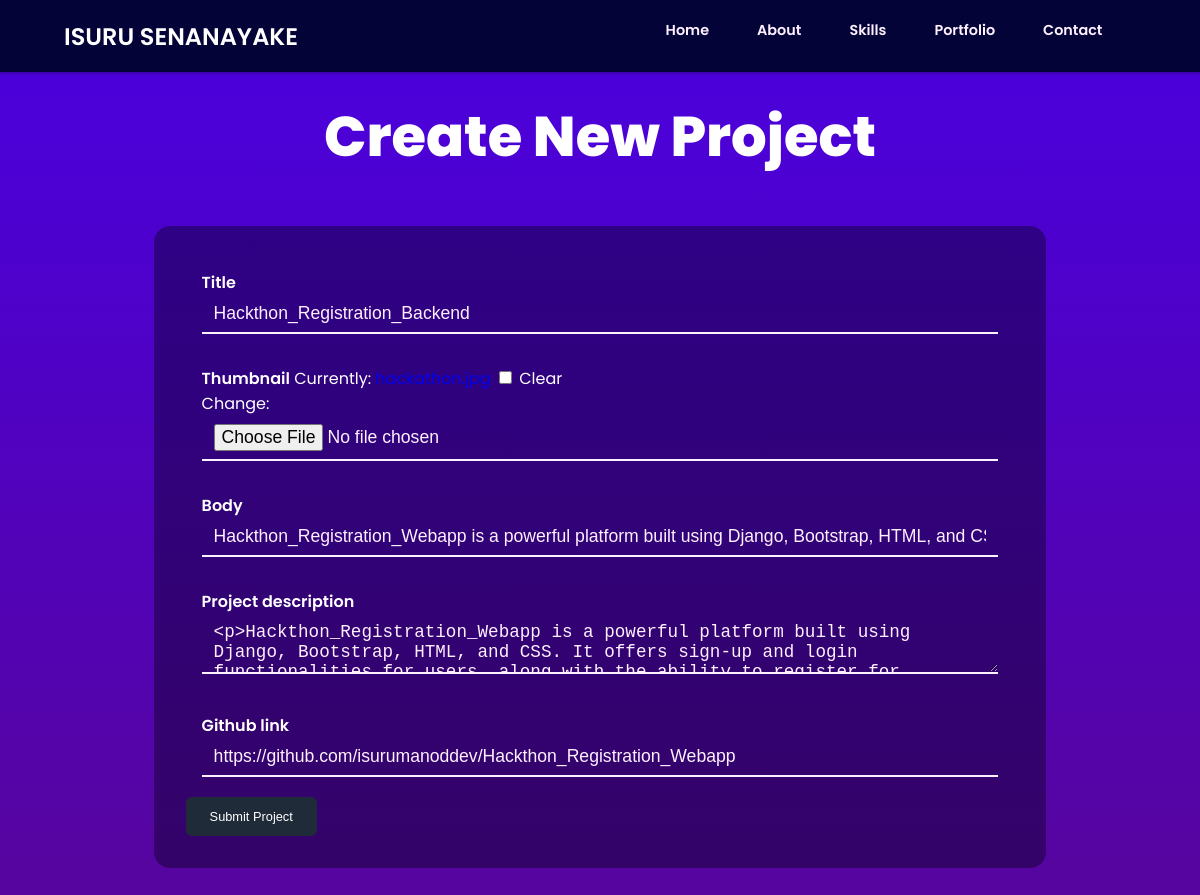
/edit_project/4/, run on an earlier commit of the app's database.
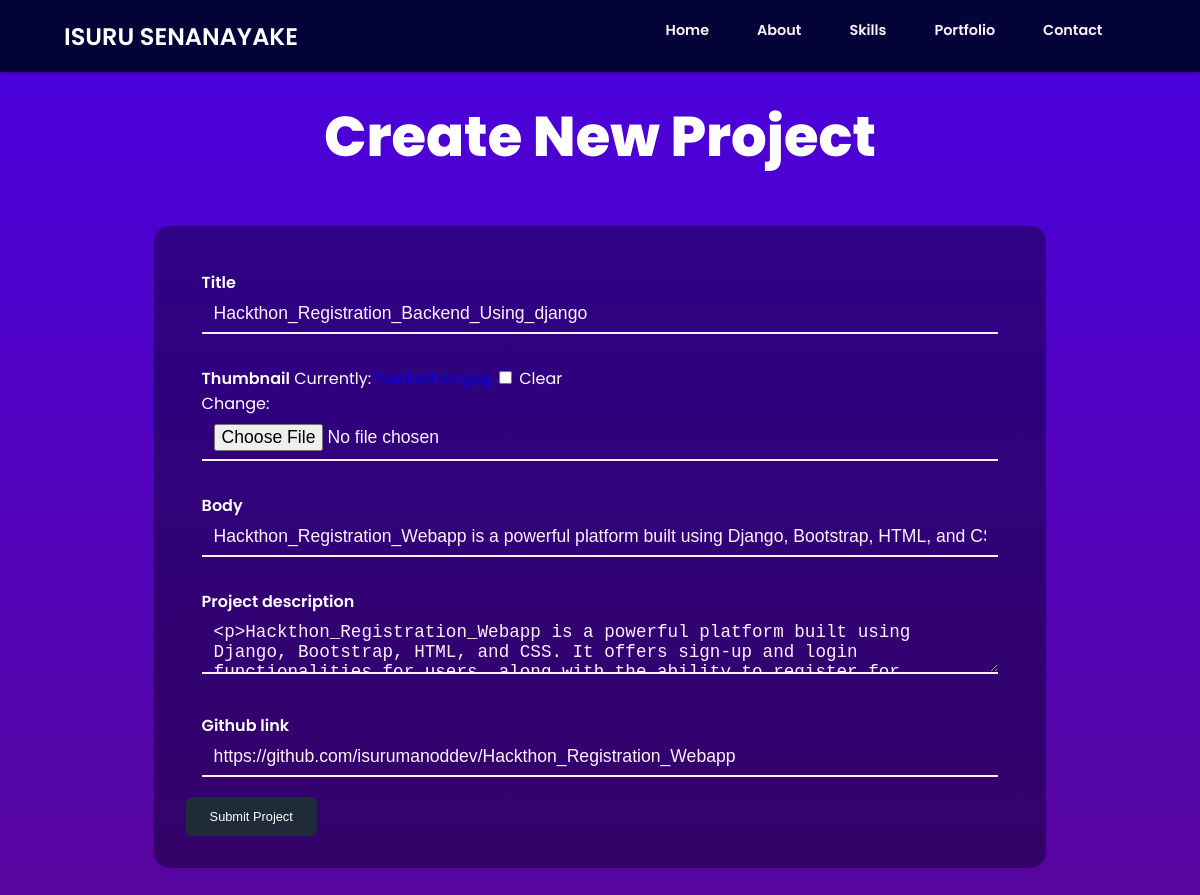
And on a later commit of the database.
### portfolio/models.py (models this page shows, shortened)
class Projects(models.Model):
    title = models.CharField(max_length=200)
    thumbnail = models.ImageField(null=True,blank=True)
    body = models.CharField(max_length=200,null=True)
    project_description = RichTextField(null=True)
    created = models.DateTimeField(auto_now_add=True)
    github_link = models.URLField(null=True,blank=True)

### portfolio/views.py (the view)
# urls.py: path('edit_project/<str:pk>/', views.edit_project, name="edit-project"),
def edit_project(request, pk):
    project = Projects.objects.get(id=pk)
    form = ProjectForm(instance=project)
    if request.method == "POST":
        form = ProjectForm(request.POST, request.FILES, instance=project)
        if form.is_valid():
            form.save()
            return redirect("home")
    context = {"form": form}
    return render(request, "project_form.html", context)

### portfolio/forms.py
class ProjectForm(ModelForm):
    class Meta:
        model = Projects
        fields = ["title","thumbnail","body","project_description","github_link"]
    def __init__(self, *args, **kwargs):
        super(ProjectForm,self).__init__(*args,**kwargs)
        self.fields["title"].widget.attrs.update({'class':'input'})
        self.fields["body"].widget.attrs.update({'class':'input'})
        self.fields["thumbnail"].widget.attrs.update({'class':'input'})
        self.fields["project_description"].widget.attrs.update({'class':'textarea'})
        self.fields["github_link"].widget.attrs.update({'class':'input'})

### templates/project_form.html (shortened to what this page needs)
{% extends "main.html" %}
{% load static %}
{% block content %}
    <section class="contact section">
        <div class="project-form-container container">
            <h1 class="section-title">Create New Project</h1>
            <form method="POST" class="project-form" enctype="multipart/form-data">
                {% for field in form %}
                    <div class="input-content">
                        <label class="label">{{ field.label }}</label>
                        {{ field }}
                    </div>
                {% endfor %}
                <input class="button-1" id="submit-btn" type="submit" value="Submit Project">
            </form>
        </div>
    </section>
{% endblock %}

What changed in the data, as far as the page shows it:
changed Projects "https://github.com/isurumanoddev/Hackthon_Registration_Webapp": title "Hackthon_Registration_Backend" → "Hackthon_Registration_Backend_Using_django"
